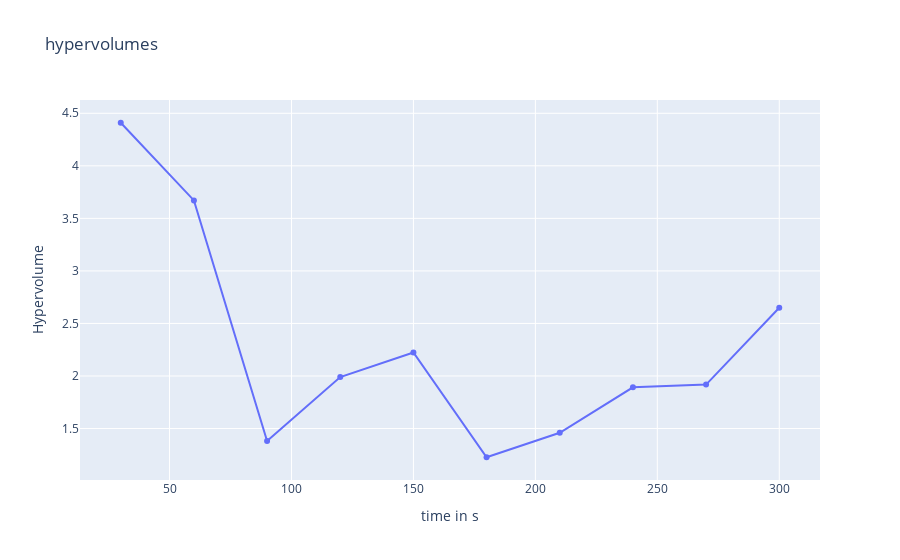
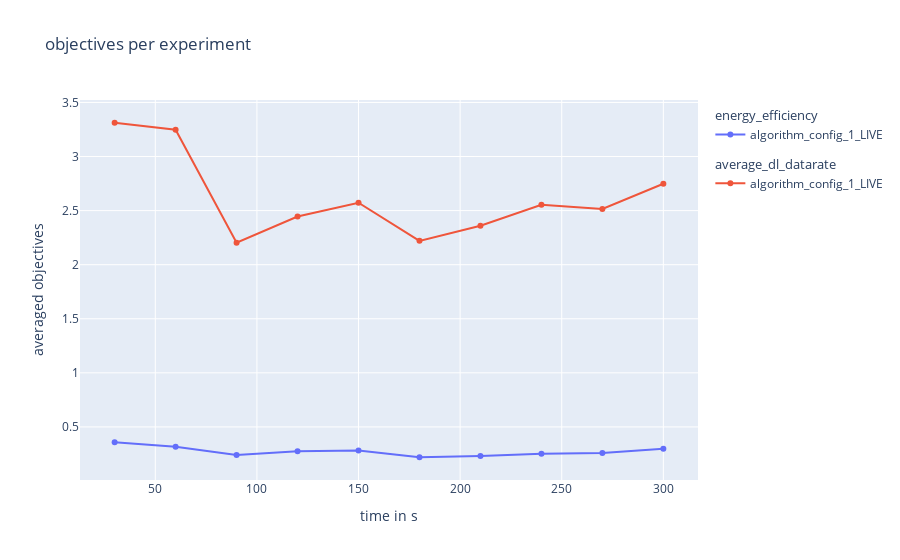
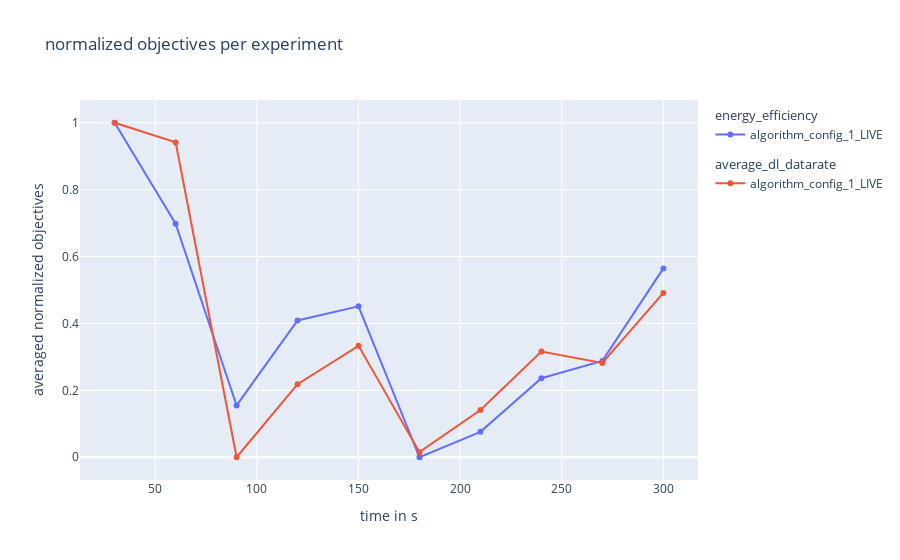

Notebook source saved alongside these figures, in order:
### Code cell
##################
# plots for comparing experiments
##################

## hyper volume plot


fig1 = go.Figure()
fig1.update_layout(
    title="hypervolumes",
    xaxis_title="time in s",
    yaxis_title="Hypervolume")


## add experiment hypervolumes 
for index, value in enumerate(hypervolume_list):
    fig1.add_trace(
        go.Scatter(
            x=time_and_frames_list[:, 1],
            y=value,
            mode='lines+markers',
            name= f"{str(configuration_names[index])}",
        ))


## objective volume plot
fig2 = go.Figure()

fig2.update_layout(
    title= "objectives per experiment",
    xaxis_title="time in s",
    yaxis_title="averaged objectives"
    )
print(objective_1_list)
for index, _ in enumerate(objective_1_list):
    fig2.add_trace(
        go.Scatter(
            x=time_and_frames_list[:, 1],
            y=objective_1_list[index],
            name=str(configuration_names[index]),
            mode='lines+markers',
            legendgroup="energy_efficiency",
            legendgrouptitle_text="energy_efficiency"
        ))
    fig2.add_trace(
        go.Scatter(
            x=time_and_frames_list[:, 1],
            y=objective_2_list[index],
            name=str(configuration_names[index]),
            mode='lines+markers',
            legendgroup="average_dl_datarate",
            legendgrouptitle_text="average_dl_datarate"
        ))


## normalized objective plot

fig3 = go.Figure()

fig3.update_layout(
    title= "normalized objectives per experiment",
    xaxis_title="time in s",
    yaxis_title="averaged normalized objectives"
    )

for index, _ in enumerate(objective_1_normalized_list):
    fig3.add_trace(
        go.Scatter(
            x=time_and_frames_list[:, 1],
            y=objective_1_normalized_list[index],
            name=str(configuration_names[index]),
            mode='lines+markers',
            legendgroup="energy_efficiency",
            legendgrouptitle_text="energy_efficiency"
        ))
    fig3.add_trace(
        go.Scatter(
            x=time_and_frames_list[:, 1],
            y=objective_2_normalized_list[index],
            name=str(configuration_names[index]),
            mode='lines+markers',
            legendgroup="average_dl_datarate",
            legendgrouptitle_text="average_dl_datarate"
        ))

fig1.show()
fig2.show()
fig3.show()

### Figure 1 — Plotly figure (JSON) as saved in the notebook; plotly's stock layout.template omitted (floating-point values rounded to 4 significant figures)
{"data": [{"mode": "lines+markers", "name": "algorithm_config_1_LIVE", "type": "scatter", "x": [30, 60, 90, 120, 150, 180, 210, 240, 270, 300], "y": [4.41, 3.671, 1.38, 1.989, 2.223, 1.227, 1.459, 1.892, 1.918, 2.649]}], "layout": {"title": {"text": "hypervolumes"}, "xaxis": {"title": {"text": "time in s"}}, "yaxis": {"title": {"text": "Hypervolume"}}}}

### Figure 2 — Plotly figure (JSON) as saved in the notebook; plotly's stock layout.template omitted (floating-point values rounded to 4 significant figures)
{"data": [{"legendgroup": "energy_efficiency", "legendgrouptitle": {"text": "energy_efficiency"}, "mode": "lines+markers", "name": "algorithm_config_1_LIVE", "type": "scatter", "x": [30, 60, 90, 120, 150, 180, 210, 240, 270, 300], "y": [0.3578, 0.3161, 0.241, 0.2761, 0.282, 0.2196, 0.2301, 0.2522, 0.2594, 0.2976]}, {"legendgroup": "average_dl_datarate", "legendgrouptitle": {"text": "average_dl_datarate"}, "mode": "lines+markers", "name": "algorithm_config_1_LIVE", "type": "scatter", "x": [30, 60, 90, 120, 150, 180, 210, 240, 270, 300], "y": [3.312, 3.247, 2.204, 2.446, 2.573, 2.22, 2.36, 2.554, 2.516, 2.748]}], "layout": {"title": {"text": "objectives per experiment"}, "xaxis": {"title": {"text": "time in s"}}, "yaxis": {"title": {"text": "averaged objectives"}}}}

### Figure 3 — Plotly figure (JSON) as saved in the notebook; plotly's stock layout.template omitted (floating-point values rounded to 4 significant figures)
{"data": [{"legendgroup": "energy_efficiency", "legendgrouptitle": {"text": "energy_efficiency"}, "mode": "lines+markers", "name": "algorithm_config_1_LIVE", "type": "scatter", "x": [30, 60, 90, 120, 150, 180, 210, 240, 270, 300], "y": [1, 0.6983, 0.1548, 0.4088, 0.4513, 0, 0.07598, 0.2361, 0.288, 0.5646]}, {"legendgroup": "average_dl_datarate", "legendgrouptitle": {"text": "average_dl_datarate"}, "mode": "lines+markers", "name": "algorithm_config_1_LIVE", "type": "scatter", "x": [30, 60, 90, 120, 150, 180, 210, 240, 270, 300], "y": [1, 0.9413, 0, 0.2185, 0.3331, 0.01515, 0.141, 0.316, 0.2818, 0.4914]}], "layout": {"title": {"text": "normalized objectives per experiment"}, "xaxis": {"title": {"text": "time in s"}}, "yaxis": {"title": {"text": "averaged normalized objectives"}}}}
